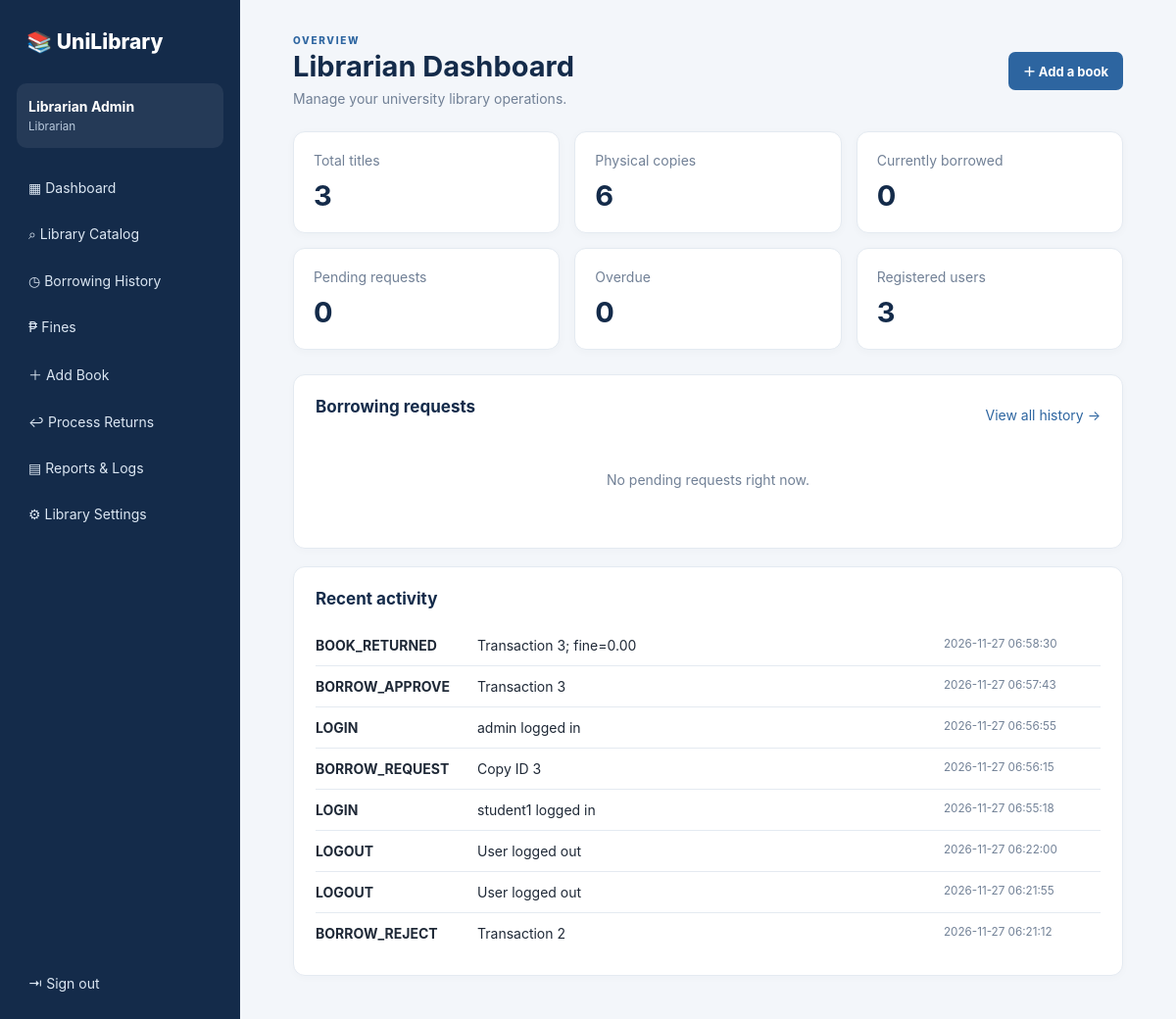
The app's page /dashboard (signed in) with its own data.
### tables this page shows
CREATE TABLE users (
 id INTEGER PRIMARY KEY AUTOINCREMENT,
 username TEXT NOT NULL UNIQUE,
 password_hash TEXT NOT NULL,
 full_name TEXT NOT NULL,
 email TEXT NOT NULL UNIQUE,
 role TEXT NOT NULL CHECK(role IN ('librarian','student','faculty')),
 student_number TEXT,
 department TEXT,
 created_at TEXT NOT NULL DEFAULT CURRENT_TIMESTAMP
);

CREATE TABLE activity_logs (
 id INTEGER PRIMARY KEY AUTOINCREMENT,
 user_id INTEGER REFERENCES users(id),
 action TEXT NOT NULL,
 details TEXT,
 created_at TEXT NOT NULL DEFAULT CURRENT_TIMESTAMP
);

### app.py (the view, shortened to what this page needs)
@app.route("/dashboard")
@login_required
def dashboard():
    user = current_user()
    if user["role"] == "librarian":
        stats = dashboard_counts()
        with connect() as db:
            pending = db.execute("""SELECT t.*,u.full_name,b.title,c.accession_number FROM borrow_transactions t
                JOIN users u ON u.id=t.user_id JOIN book_copies c ON c.id=t.copy_id
                JOIN books b ON b.id=c.book_id WHERE t.status='pending' ORDER BY t.request_date""").fetchall()
            recent = db.execute("SELECT * FROM activity_logs ORDER BY id DESC LIMIT 8").fetchall()
        return render_template("admin/dashboard.html", stats=stats, pending=pending, recent=recent)

### app.py (called while the page is built)
def current_user():
    if "user_id" not in session: return None
    with connect() as db:
        return db.execute("SELECT * FROM users WHERE id=?", (session["user_id"],)).fetchone()

def login_required(fn):
    @wraps(fn)
    def wrapper(*args, **kwargs):
        if not current_user():
            flash("Please log in first.", "warning")
            return redirect(url_for("login"))
        return fn(*args, **kwargs)
    return wrapper

@app.context_processor
def inject_user():
    return {"logged_user": current_user()}

### database.py (called while the page is built)
def connect():
    DB_PATH.parent.mkdir(parents=True, exist_ok=True)
    conn = sqlite3.connect(DB_PATH)
    conn.row_factory = sqlite3.Row
    conn.execute("PRAGMA foreign_keys = ON")
    return conn

### services/report_service.py (called while the page is built, shortened)
def dashboard_counts(user_id=None):
    with connect() as db:
        if user_id is None:
            return {
                "books": db.execute("SELECT COUNT(*) FROM books").fetchone()[0],
                "copies": db.execute("SELECT COUNT(*) FROM book_copies").fetchone()[0],
                "borrowed": db.execute("SELECT COUNT(*) FROM borrow_transactions WHERE status IN ('borrowed','overdue')").fetchone()[0],
                "pending": db.execute("SELECT COUNT(*) FROM borrow_transactions WHERE status='pending'").fetchone()[0],
                "overdue": db.execute("SELECT COUNT(*) FROM borrow_transactions WHERE status='overdue' OR (status='borrowed' AND due_date < date('now'))").fetchone()[0],
                "users": db.execute("SELECT COUNT(*) FROM users").fetchone()[0],
            }

### templates/admin/dashboard.html
{% extends "base.html" %}{% block title %}Librarian Dashboard{% endblock %}{% block content %}
<div class="page-head"><div><p class="eyebrow">OVERVIEW</p><h1>Librarian Dashboard</h1><p class="muted">Manage your university library operations.</p></div><a class="btn primary" href="{{ url_for('add_book') }}">＋ Add a book</a></div>
<div class="stats">
<div class="stat"><span>Total titles</span><strong>{{ stats.books }}</strong></div><div class="stat"><span>Physical copies</span><strong>{{ stats.copies }}</strong></div>
<div class="stat"><span>Currently borrowed</span><strong>{{ stats.borrowed }}</strong></div><div class="stat"><span>Pending requests</span><strong>{{ stats.pending }}</strong></div><div class="stat"><span>Overdue</span><strong>{{ stats.overdue }}</strong></div><div class="stat"><span>Registered users</span><strong>{{ stats.users }}</strong></div>
</div>
<section class="panel"><div class="panel-head"><h2>Borrowing requests</h2><a href="{{ url_for('history') }}">View all history →</a></div>
{% if pending %}<div class="table-wrap"><table><thead><tr><th>Requester</th><th>Book</th><th>Accession no.</th><th>Requested</th><th>Action</th></tr></thead><tbody>
{% for row in pending %}<tr><td>{{ row.full_name }}</td><td>{{ row.title }}</td><td>{{ row.accession_number }}</td><td>{{ row.request_date }}</td><td class="actions">
<form method="post" action="{{ url_for('handle_request',tx_id=row.id,action='approve') }}"><button class="btn small success">Approve</button></form>
<form method="post" action="{{ url_for('handle_request',tx_id=row.id,action='reject') }}"><button class="btn small danger" data-confirm="Reject this request?">Reject</button></form></td></tr>{% endfor %}
</tbody></table></div>{% else %}<p class="empty">No pending requests right now.</p>{% endif %}</section>
<section class="panel"><h2>Recent activity</h2>{% for item in recent %}<div class="activity"><b>{{ item.action }}</b><span>{{ item.details }}</span><small>{{ item.created_at }}</small></div>{% else %}<p class="empty">No activity recorded yet.</p>{% endfor %}</section>
{% endblock %}

### templates/base.html (shortened to what this page needs)
<!doctype html>
<html lang="en"><head><meta charset="utf-8"><meta name="viewport" content="width=device-width, initial-scale=1">
<title>{% block title %}University Library{% endblock %}</title><link rel="stylesheet" href="{{ url_for('static', filename='css/style.css') }}"></head>
<body>
{% if logged_user %}
<aside class="sidebar"><div class="brand">📚 <span>UniLibrary</span></div>
<div class="user-mini"><strong>{{ logged_user.full_name }}</strong><small>{{ logged_user.role|title }}</small></div>
<nav>
<a href="{{ url_for('dashboard') }}">▦ Dashboard</a><a href="{{ url_for('catalog') }}">⌕ Library Catalog</a>
<a href="{{ url_for('history') }}">◷ Borrowing History</a><a href="{{ url_for('fines') }}">₱ Fines</a>
{% if logged_user.role == 'librarian' %}
<a href="{{ url_for('add_book') }}">＋ Add Book</a><a href="{{ url_for('returns') }}">↩ Process Returns</a>
<a href="{{ url_for('reports') }}">▤ Reports & Logs</a><a href="{{ url_for('settings') }}">⚙ Library Settings</a>
{% endif %}
</nav><a class="logout" href="{{ url_for('logout') }}">⇥ Sign out</a></aside>
{% endif %}
<main class="{{ 'main' if logged_user else 'auth-main' }}">
{% block content %}{% endblock %}
</main>
</body></html>

### static/css/style.css (style rules this page uses)
:root { --navy:#142b4a;--navy2:#1d3d63;--blue:#2d65a0;--bg:#f3f6fa;--text:#1f2937;--muted:#718096;--line:#e4eaf1;--white:#fff }
* { box-sizing:border-box }
body { margin:0;background:var(--bg);color:var(--text);font-family:Inter,Segoe UI,Arial,sans-serif;font-size:14px }
.sidebar { position:fixed;inset:0 auto 0 0;width:245px;background:var(--navy);color:white;padding:25px 17px;display:flex;flex-direction:column;z-index:3 }
.brand { font-size:21px;font-weight:800;padding:5px 10px 30px }
.user-mini { padding:15px 12px;background:#ffffff12;border-radius:10px;margin-bottom:20px;display:flex;flex-direction:column;gap:5px }
.user-mini small { color:#b8c9dc }
nav { display:flex;flex-direction:column;gap:6px }
nav a,.logout { color:#dce7f3;text-decoration:none;padding:12px;border-radius:8px }
.logout { margin-top:auto }
.main { margin-left:245px;padding:35px 4.5%;max-width:1600px }
.page-head { display:flex;align-items:center;justify-content:space-between;gap:20px;margin-bottom:25px }
.page-head h1 { font-size:29px;margin:3px 0 7px;color:var(--navy) }
.eyebrow { font-size:10px;letter-spacing:1.7px;color:var(--blue);font-weight:800;margin:0 }
.muted { color:var(--muted);margin:0 }
.stats { display:grid;grid-template-columns:repeat(3,minmax(0,1fr));gap:15px;margin:20px 0 25px }
.stat { background:white;border:1px solid var(--line);border-radius:12px;padding:20px;box-shadow:0 2px 8px #17324d08 }
.stat span { color:var(--muted);display:block;margin-bottom:10px }
.stat strong { font-size:29px;color:var(--navy) }
.panel { background:white;border:1px solid var(--line);border-radius:12px;padding:22px;margin:18px 0;box-shadow:0 2px 8px #17324d06 }
.panel h2 { font-size:17px;color:var(--navy);margin:0 0 17px }
.panel-head { display:flex;justify-content:space-between;align-items:center }
.panel-head a { color:var(--blue);text-decoration:none }
.btn { border:0;border-radius:7px;padding:10px 15px;display:inline-flex;align-items:center;justify-content:center;text-decoration:none;font-weight:700;font-size:13px;cursor:pointer }
.btn.primary { background:var(--blue);color:white }
.empty { text-align:center;color:var(--muted);padding:25px }
.activity { display:grid;grid-template-columns:150px 1fr 160px;gap:15px;padding:12px 0;border-bottom:1px solid var(--line) }
.activity:last-child { border:0 }
.activity small { color:var(--muted) }

### records on screen
users: full_name "Librarian Admin", role "Librarian"
activity_logs: action "BOOK_RETURNED", details "Transaction 3; fine=0.00", created_at "2026-11-27 06:58:30"
activity_logs: action "BORROW_APPROVE", details "Transaction 3", created_at "2026-11-27 06:57:43"
activity_logs: action "LOGIN", details "admin logged in", created_at "2026-11-27 06:56:55"
activity_logs: action "BORROW_REQUEST", details "Copy ID 3", created_at "2026-11-27 06:56:15"
activity_logs: action "LOGIN", details "student1 logged in", created_at "2026-11-27 06:55:18"
activity_logs: action "LOGOUT", details "User logged out", created_at "2026-11-27 06:22:00"
activity_logs: action "LOGOUT", details "User logged out", created_at "2026-11-27 06:21:55"
activity_logs: action "BORROW_REJECT", details "Transaction 2", created_at "2026-11-27 06:21:12"

### other values on screen
{{ stats.books }} "3"
{{ stats.copies }} "6"
{{ stats.borrowed }} "0"
{{ stats.pending }} "0"
{{ stats.overdue }} "0"
{{ stats.users }} "3"
